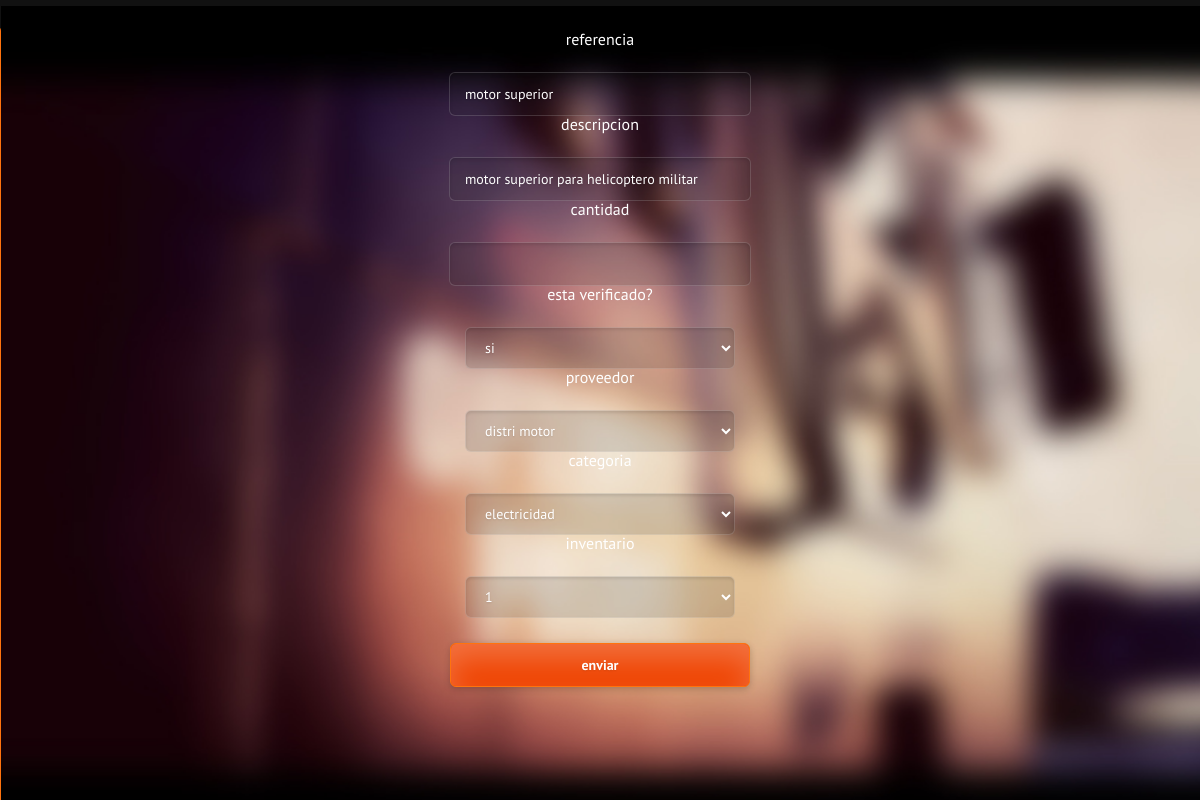
The page /editarProducto.php?idProducto=1 on the database its author committed.
### tables this page shows
CREATE TABLE `producto` (
  `id` int(11) NOT NULL AUTO_INCREMENT,
  `referencia` varchar(45) NOT NULL,
  `descripcion` text NOT NULL,
  `is_verificado` tinyint(4) NOT NULL,
  `proveedor_id_proveedor` int(11) NOT NULL,
  `categoria_id_categoria` int(11) NOT NULL,
  `inventario_id` int(11) NOT NULL,
  PRIMARY KEY (`id`),
  KEY `fk_material_proveedor1_idx` (`proveedor_id_proveedor`),
  KEY `fk_material_categoria1_idx` (`categoria_id_categoria`),
  KEY `fk_producto_inventario1_idx` (`inventario_id`),
  CONSTRAINT `fk_material_categoria1` FOREIGN KEY (`categoria_id_categoria`) REFERENCES `categoria` (`id`) ON DELETE NO ACTION ON UPDATE NO ACTION,
  CONSTRAINT `fk_material_proveedor1` FOREIGN KEY (`proveedor_id_proveedor`) REFERENCES `proveedor` (`id`) ON DELETE NO ACTION ON UPDATE NO ACTION,
  CONSTRAINT `fk_producto_inventario1` FOREIGN KEY (`inventario_id`) REFERENCES `inventario` (`id`) ON DELETE NO ACTION ON UPDATE NO ACTION
);

### editarProducto.php (the view, shortened to what this page needs)
<?php
	require('template/template.php');
	require('DAO/InventarioDAO.php');
		try {
			$idProducto = $_GET['idProducto'];
			$db = new PDO("mysql:host=localhost;dbname=proyecto_php", "root", "");
			$filas = $db->query("select * from producto where id = '$idProducto'")->fetchAll(PDO::FETCH_OBJ);
			$filasInventario = $db->query("select * from inventario")->fetchAll(PDO::FETCH_OBJ);
			$filasCategoria = $db->query("select * from categoria")->fetchAll(PDO::FETCH_OBJ);
			$filasProveedor = $db->query("select * from proveedor")->fetchAll(PDO::FETCH_OBJ);
	} catch (PDOException $e) {
			echo $e;
	}
 ?>
 <!DOCTYPE html>
 <html>
 <head>
 </head>
 <body>
 	<form action="Controllers/Controladorproductos.php" method="post">
		<br>
 		<label for="referencia">referencia</label>
 		<input id="referencia" type="text" name="referencia" value="<?php echo $filas[0]->referencia ?>">
		<br>
 		<label for="descripcion">descripcion</label>
 		<input id="descripcion"  type="text" name="descripcion" value="<?php echo $filas[0]->descripcion ?>">
 		<br>
 		<label for="cantidad">cantidad</label>
 		<input id="cantidad"  type="number" name="cantidad" value="<?php echo $filas[0]->cantidad ?>">
		<br>
		<label for="estaVerificado">esta verificado?</label>
	 		<select id="estaVerificado" name="estaVerificado">
		 			<option value="1">si</option>
		 	</select>
		<br>
	 	<label for="proveedor">proveedor</label>
		 	<select id="proveedor" name="proveedor">
		 		<?php foreach ($filasProveedor as $fila): ?>
		 			<option value="<?php echo $fila->id; ?>"><?php echo $fila->nombre; ?></option>
		 		<?php endforeach ?>
		 	</select>
		<br>
	 	<label for="categoria">categoria</label>
		 	<select id="categoria" name="categoria">
		 		<?php foreach ($filasCategoria as $fila): ?>
		 			<option value="<?php echo $fila->id; ?>"><?php echo $fila->descripcion; ?></option>
		 		<?php endforeach ?>
		 </select>
	 	<br>
 		<label for="inventario">inventario</label>
	 	<select id="inventario" name="inventario">
	 		<?php foreach ($filasInventario as $fila): ?>
	 			<option value="<?php echo $fila->id; ?>"><?php echo $fila->bodega_id; ?></option>
	 		<?php endforeach ?>
	 	</select>
	 	<br>
 		<button name="enviarActualizar">enviar</button>
 	</form>
 </body>
 </html>

### assets/css/supersized.css (style rules this page uses)
* { margin:0; padding:0; }
body { background:#111; height:100%; }

### assets/css/style.css (style rules this page uses)
body { background: #f8f8f8; font-family: 'PT Sans', Helvetica, Arial, sans-serif; text-align: center; color: #fff; }
form { position: relative; width: 305px; margin: 15px auto 0 auto; text-align: center; }
input, select, option { width: 270px; height: 42px; margin-top: 25px; padding: 0 15px; background: #2d2d2d; background: rgba(45,45,45,.15); -moz-border-radius: 6px; -webkit-border-radius: 6px; border-radius: 6px; border: 1px solid #3d3d3d; border: 1px solid rgba(255,255,255,.15); -moz-box-shadow: 0 2px 3px 0 rgba(0,0,0,.1) inset; -webkit-box-shadow: 0 2px 3px 0 rgba(0,0,0,.1) inset; box-shadow: 0 2px 3px 0 rgba(0,0,0,.1) inset; font-family: 'PT Sans', Helvetica, Arial, sans-serif; font-size: 14px; color: #fff; text-shadow: 0 1px 2px rgba(0,0,0,.1); -o-transition: all .2s; -moz-transition: all .2s; -webkit-transition: all .2s; -ms-transition: all .2s; }
button, a { cursor: pointer; width: 300px; height: 44px; margin-top: 25px; padding: 0; background: #ef4300; -moz-border-radius: 6px; -webkit-border-radius: 6px; border-radius: 6px; border: 1px solid #ff730e; -moz-box-shadow: 0 15px 30px 0 rgba(255,255,255,.25) inset, 0 2px 7px 0 rgba(0,0,0,.2); -webkit-box-shadow: 0 15px 30px 0 rgba(255,255,255,.25) inset, 0 2px 7px 0 rgba(0,0,0,.2); box-shadow: 0 15px 30px 0 rgba(255,255,255,.25) inset, 0 2px 7px 0 rgba(0,0,0,.2); font-family: 'PT Sans', Helvetica, Arial, sans-serif; font-size: 14px; font-weight: 700; color: #fff; text-shadow: 0 1px 2px rgba(0,0,0,.1); -o-transition: all .2s; -moz-transition: all .2s; -webkit-transition: all .2s; -ms-transition: all .2s; }

### rows shown on the page
producto: referencia "motor superior", descripcion "motor superior para helicoptero militar"

### other values the page prints
form field proveedor "distri motor"
form field categoria "electricidad"
form field inventario "1"
